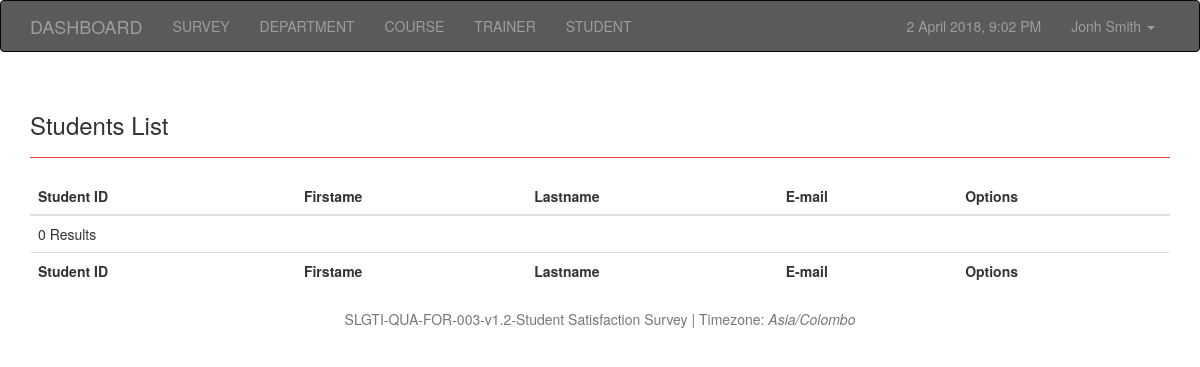
Before: /studentList.php with the older database file.
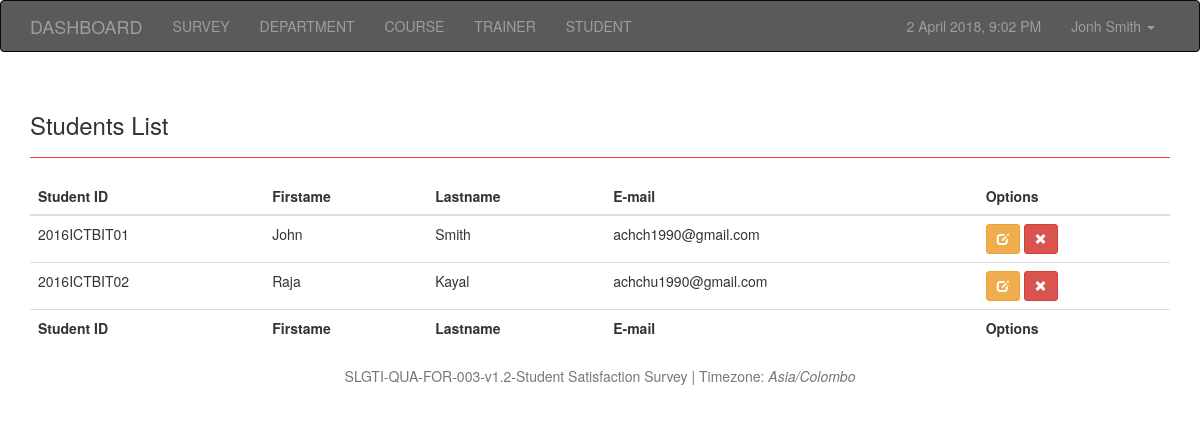
After: the same page with the newer database file.
### tables this page shows
CREATE TABLE `student` (
  `student_id` varchar(15) NOT NULL,
  `firstname` varchar(50) NOT NULL,
  `lastname` varchar(50) NOT NULL,
  `email` varchar(30) NOT NULL
);

### studentList.php (the view, shortened to what this page needs)
<!DOCTYPE html>
<html lang="en">
<head>
    <link href="css/bootstrap.css" rel="stylesheet">
    <link href="css/jquery.dataTables.min.css" rel="stylesheet">
</head>
<body>
    <?php include_once("nav.php");    ?>
    <div class="container">
        <div class="row">
            <div class="col-md-12">
                <div class="page-header">
                    <h3>Students List</h3>
                </div>
            </div>
        </div>
        <div class="row">
            <div class="col-md-12 ">
                <div class="table-responsive">
                    <table id="example" class="table table-hover">
                        <thead>
                            <tr>
                                <th>Student ID</th>
                                <th>Firstame</th>
                                <th>Lastname</th>
                                <th>E-mail</th>
                                <th>Options</th>
                            </tr>
                        </thead>
                        <tfoot>
                            <tr>
                                <th>Student ID</th>
                                <th>Firstame</th>
                                <th>Lastname</th>
                                <th>E-mail</th>
                                <th>Options</th>
                            </tr>
                        </tfoot>
                        <tbody>
                            <?php
                        $sql = "SELECT * FROM `student`";
                        $result = mysqli_query($con, $sql);
                        if (mysqli_num_rows($result) > 0) {
                            while($row = mysqli_fetch_assoc($result)) {
                                echo '
                                <tr>
                                    <td>'. $row["student_id"]. '</td>
                                    <td>'. $row["firstname"]. '</td>
                                    <td>'. $row["lastname"]. '</td>
                                    <td>'. $row["email"]. '</td>
                                    <td><a href="?edit='.$row["student_id"].'"><button type="button" class="btn btn-warning btn-sm"><span class="glyphicon glyphicon-edit" aria-hidden="true"></span></button></a>
                                    <a href="?delete='.$row["student_id"].'"><button type="button" class="btn btn-danger btn-sm"><span class="glyphicon glyphicon-remove" aria-hidden="true"></span></button></a></td>
                                </tr>';
                            }
                        } else {
                            echo '<tr><td colspan="6"> 0 Results</td></tr>';
                        }
                        ?>
                        </tbody>
                    </table>
                </div>
            </div>
        </div>
    </div>
    <?php include_once("footer.php"); ?>
</body>
</html>

Changed rows visible on the page:
added student: student_id "2016ICTBIT01", firstname "John", lastname "Smith", email "achch1990@gmail.com"
added student: student_id "2016ICTBIT02", firstname "Raja", lastname "Kayal", email "achchu1990@gmail.com"
Other visible differences:
text no longer shown: "0 Results"
